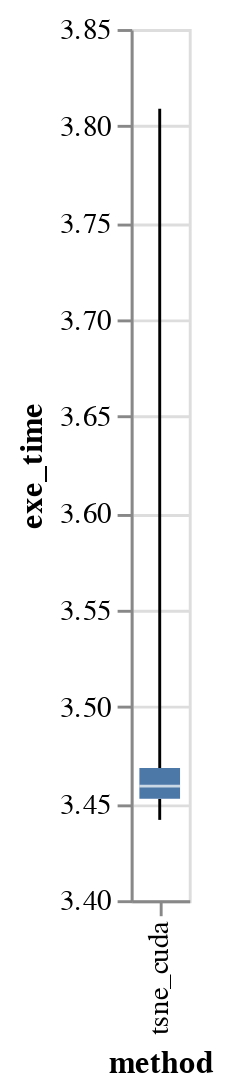

The notebook cell this image was saved under:
### Code cell
tsne_cuda_performance = []
for k in range(0, 100):
  start = time.perf_counter()
  mnist_embedded = TSNE(n_components = 2, perplexity = 15, learning_rate = 10).fit_transform(x_df)
  end = time.perf_counter()

  execution_time = end - start
  tsne_cuda_performance.append(execution_time)

tsne_cuda_performance_df = pd.DataFrame({
    'method' : ['tsne_cuda' for i in range(100)],
    'exe_time': tsne_cuda_performance
})
box_plot = alt.Chart(tsne_cuda_performance_df).mark_boxplot(extent='min-max').encode(
    x = 'method:N',
    y = alt.Y('exe_time:Q', scale=alt.Scale(domain=(3.40, 3.85)))
)
box_plot

### Figure 1 — Vega-Lite specification as saved in the notebook (floating-point values rounded to 4 significant figures)
{"config": {"view": {"continuousWidth": 400, "continuousHeight": 300}}, "data": {"name": "data-ab6f3446a3d629a0737034c747b76a09"}, "mark": {"type": "boxplot", "extent": "min-max"}, "encoding": {"x": {"field": "method", "type": "nominal"}, "y": {"field": "exe_time", "scale": {"domain": [3.4, 3.85]}, "type": "quantitative"}}, "$schema": "https://vega.github.io/schema/vega-lite/v4.17.0.json", "datasets": {"data-ab6f3446a3d629a0737034c747b76a09": [{"method": "tsne_cuda", "exe_time": 3.761}, {"method": "tsne_cuda", "exe_time": 3.457}, {"method": "tsne_cuda", "exe_time": 3.448}, {"method": "tsne_cuda", "exe_time": 3.466}, {"method": "tsne_cuda", "exe_time": 3.479}, {"method": "tsne_cuda", "exe_time": 3.473}, {"method": "tsne_cuda", "exe_time": 3.496}, {"method": "tsne_cuda", "exe_time": 3.473}, {"method": "tsne_cuda", "exe_time": 3.481}, {"method": "tsne_cuda", "exe_time": 3.482}, {"method": "tsne_cuda", "exe_time": 3.469}, {"method": "tsne_cuda", "exe_time": 3.456}, {"method": "tsne_cuda", "exe_time": 3.477}, {"method": "tsne_cuda", "exe_time": 3.461}, {"method": "tsne_cuda", "exe_time": 3.476}, {"method": "tsne_cuda", "exe_time": 3.593}, {"method": "tsne_cuda", "exe_time": 3.75}, {"method": "tsne_cuda", "exe_time": 3.45}, {"method": "tsne_cuda", "exe_time": 3.446}, {"method": "tsne_cuda", "exe_time": 3.454}, {"method": "tsne_cuda", "exe_time": 3.443}, {"method": "tsne_cuda", "exe_time": 3.447}, {"method": "tsne_cuda", "exe_time": 3.46}, {"method": "tsne_cuda", "exe_time": 3.456}, {"method": "tsne_cuda", "exe_time": 3.475}, {"method": "tsne_cuda", "exe_time": 3.454}, {"method": "tsne_cuda", "exe_time": 3.46}, {"method": "tsne_cuda", "exe_time": 3.467}, {"method": "tsne_cuda", "exe_time": 3.47}, {"method": "tsne_cuda", "exe_time": 3.464}, {"method": "tsne_cuda", "exe_time": 3.462}, {"method": "tsne_cuda", "exe_time": 3.464}, {"method": "tsne_cuda", "exe_time": 3.46}, {"method": "tsne_cuda", "exe_time": 3.468}, {"method": "tsne_cuda", "exe_time": 3.652}, {"method": "tsne_cuda", "exe_time": 3.654}, {"method": "tsne_cuda", "exe_time": 3.45}, {"method": "tsne_cuda", "exe_time": 3.448}, {"method": "tsne_cuda", "exe_time": 3.447}, {"method": "tsne_cuda", "exe_time": 3.457}, {"method": "tsne_cuda", "exe_time": 3.456}, {"method": "tsne_cuda", "exe_time": 3.452}, {"method": "tsne_cuda", "exe_time": 3.458}, {"method": "tsne_cuda", "exe_time": 3.448}, {"method": "tsne_cuda", "exe_time": 3.452}, {"method": "tsne_cuda", "exe_time": 3.809}, {"method": "tsne_cuda", "exe_time": 3.459}, {"method": "tsne_cuda", "exe_time": 3.455}, {"method": "tsne_cuda", "exe_time": 3.448}, {"method": "tsne_cuda", "exe_time": 3.467}, {"method": "tsne_cuda", "exe_time": 3.445}, {"method": "tsne_cuda", "exe_time": 3.462}, {"method": "tsne_cuda", "exe_time": 3.525}, {"method": "tsne_cuda", "exe_time": 3.771}, {"method": "tsne_cuda", "exe_time": 3.458}, {"method": "tsne_cuda", "exe_time": 3.457}, {"method": "tsne_cuda", "exe_time": 3.466}, {"method": "tsne_cuda", "exe_time": 3.464}, {"method": "tsne_cuda", "exe_time": 3.539}, {"method": "tsne_cuda", "exe_time": 3.709}, {"method": "tsne_cuda", "exe_time": 3.451}, {"method": "tsne_cuda", "exe_time": 3.457}, {"method": "tsne_cuda", "exe_time": 3.446}, {"method": "tsne_cuda", "exe_time": 3.453}, {"method": "tsne_cuda", "exe_time": 3.45}, {"method": "tsne_cuda", "exe_time": 3.459}, {"method": "tsne_cuda", "exe_time": 3.466}, {"method": "tsne_cuda", "exe_time": 3.448}, {"method": "tsne_cuda", "exe_time": 3.453}, {"method": "tsne_cuda", "exe_time": 3.45}, {"method": "tsne_cuda", "exe_time": 3.454}, {"method": "tsne_cuda", "exe_time": 3.582}, {"method": "tsne_cuda", "exe_time": 3.72}, {"method": "tsne_cuda", "exe_time": 3.468}, {"method": "tsne_cuda", "exe_time": 3.468}, {"method": "tsne_cuda", "exe_time": 3.46}, {"method": "tsne_cuda", "exe_time": 3.446}, {"method": "tsne_cuda", "exe_time": 3.447}, {"method": "tsne_cuda", "exe_time": 3.457}, {"method": "tsne_cuda", "exe_time": 3.442}, {"method": "tsne_cuda", "exe_time": 3.466}, {"method": "tsne_cuda", "exe_time": 3.446}, {"method": "tsne_cuda", "exe_time": 3.456}, {"method": "tsne_cuda", "exe_time": 3.467}, {"method": "tsne_cuda", "exe_time": 3.452}, {"method": "tsne_cuda", "exe_time": 3.452}, {"method": "tsne_cuda", "exe_time": 3.447}, {"method": "tsne_cuda", "exe_time": 3.461}, {"method": "tsne_cuda", "exe_time": 3.465}, {"method": "tsne_cuda", "exe_time": 3.455}, {"method": "tsne_cuda", "exe_time": 3.806}, {"method": "tsne_cuda", "exe_time": 3.544}, {"method": "tsne_cuda", "exe_time": 3.453}, {"method": "tsne_cuda", "exe_time": 3.467}, {"method": "tsne_cuda", "exe_time": 3.461}, {"method": "tsne_cuda", "exe_time": 3.459}, {"method": "tsne_cuda", "exe_time": 3.458}, {"method": "tsne_cuda", "exe_time": 3.449}, {"method": "tsne_cuda", "exe_time": 3.454}, {"method": "tsne_cuda", "exe_time": 3.454}]}}
